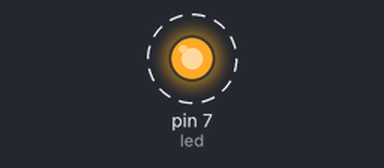
Bench run of a sketch on a simulated Arduino Uno, built with avr-gcc and run on an emulated ATmega328P. On the bench: output pins drawn as LEDs (lit = HIGH). Dashed ring = blinking.

Above: at 0.2 s.
Timing chart, 0 to 3.0 s (numbered marks = the images above):
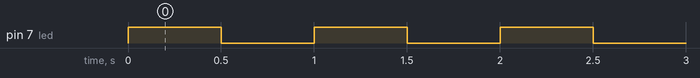

Measured:
- by itself, pin 7 (led): alternates HIGH for 0.50 s and LOW for 0.50 s

The sketch:

led_blink.ino
```cpp
int led = 7;

void setup() {
  pinMode(led, OUTPUT);
}

void loop() {
  digitalWrite(led,HIGH);
  delay(500);

  digitalWrite(led,LOW);
  delay(500);
}
```
